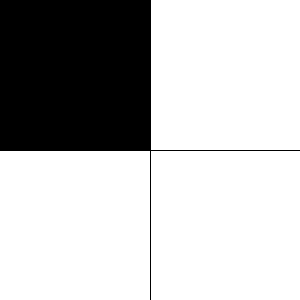
Frame 1 (no input)
Frame 60 (the mouse pressed at the canvas centre just before this capture): identical to frame 1, image omitted
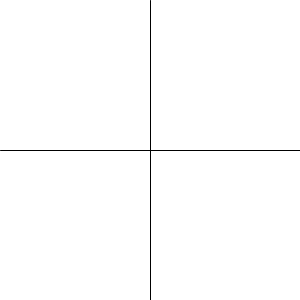
Frame 120 (the mouse held since frame 60 and released just before this capture)

The Processing sketch that drew these frames (run headless with seeded random() and noise(); from frame 60 on, the mouse is pressed at the canvas centre):

// Processing sketch: processing_87031
// ── processing_87031.pde

void setup() {
  size(300, 300);
}

void draw() {
  background(255);
  line(width/2, 0, width/2, height);
  line(0, height/2, width, height/2);
  if ((mouseX < width/2) && (mouseY < height/2)) {  //top left
    fill(0);
    rect(0, 0, width/2, height/2);
  }
  if ((mouseX > width/2) && (mouseY < height/2)) {  //top right
    fill(0);
    rect(width/2, 0, width/2, height/2);
  }
  if ((mouseX < width/2) && (mouseY > height/2)){  //bottom left
    fill(0);
    rect(0, height/2, width/2, height/2);
  }
  if ((mouseX > width/2) && (mouseY > height/2)){  //bottom right
    fill(0);
    rect(width/2, height/2, width/2, height/2);
  }
  
  
}
